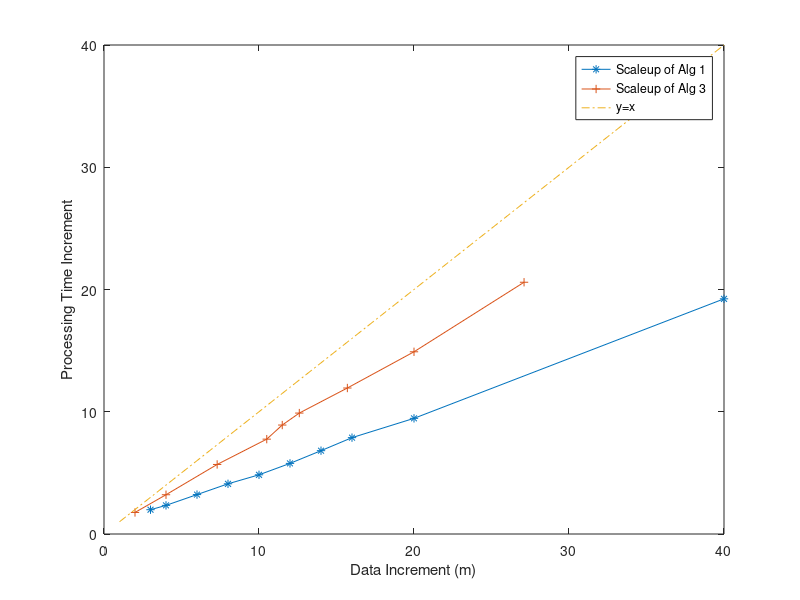

Write MATLAB code to recreate this figure.
function [] = scaleup()
%SCALEUP Summary of this function goes here
%   Detailed explanation goes here
d1=[0.75
2.25
3
4.5
6
7.5
9
10.5
12
15
30
];
t1=[76
151
178
245
312
368
439
518
599
719
1462
];
m1=ones(size(d1,1)-1,1);
v1 = ones(size(t1,1)-1,1);
for i=1:1:size(t1,1)-1
    v1(i) = t1(i+1)/t1(1);
end
for i=1:1:size(d1,1)-1
    m1(i) = d1(i+1)/d1(1);
end

d2=[1
2
4
7.3
10.5
11.5
12.6
15.7
20
27.1
];

t2=[241
425
774
1371
1870
2148
2384
2878
3592
4963
];
m2=ones(size(d2,1)-1,1);
v2 = ones(size(t2,1)-1,1);
for i=1:1:size(t2,1)-1
    v2(i) = t2(i+1)/t2(1);
end
for i=1:1:size(d2,1)-1
    m2(i) = d2(i+1)/d2(1);
end

plot(m1,v1,'*-',m2,v2,'+-',1:40,1:40,'-.');
legend('Scaleup of Alg 1','Scaleup of Alg 3','y=x');
axis([0,40,0,40]);
xlabel('Data Increment (m)');
ylabel('Processing Time Increment');
end

